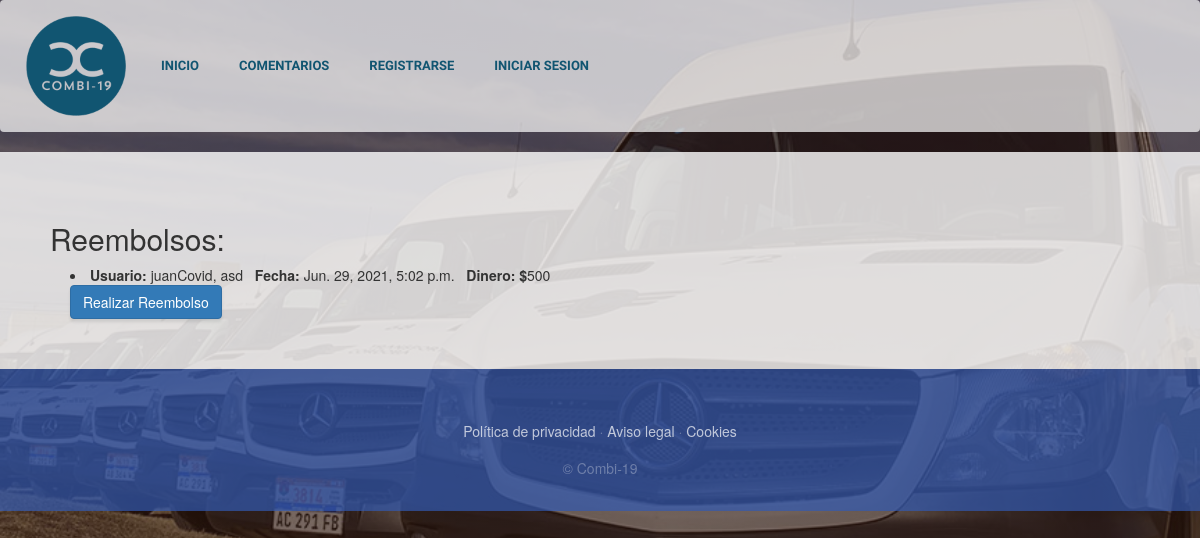
/Reembolsos/, run on the app's committed database.
### PaginaDePruebaApp/models.py (models this page shows)
class Reembolso(models.Model):
    user=models.ForeignKey(User, on_delete=models.CASCADE)
    dinero=models.IntegerField()
    fecha=models.DateTimeField()
    realizado=models.BooleanField(default=False)

class User(AbstractUser):
    username=None
    email=models.EmailField(_('email address'), unique=True)
    USERNAME_FIELD='email'
    REQUIRED_FIELDS = []
    objects=CustomUserManager()
    esCliente=models.BooleanField(default=False)
    esChofer=models.BooleanField(default=False)
    def __str__(self):
        return "{0}, {1}".format(self.first_name, self.last_name)
    class Meta:
        verbose_name="Usuario"
        verbose_name_plural="Usuarios"

### PaginaDePruebaApp/views.py (the view)
# urls.py: path('Reembolsos/', views.Reembolsos,name = "Reembolsos"),
def Reembolsos(request):
    reembolsos=Reembolso.objects.filter(realizado=False)
    reembolsos=reembolsos.order_by('fecha')
    return render(request,"PaginaDePruebaApp/reembolsos.html", {"reembolsos" : reembolsos})

### PaginaDePruebaApp/templates/PaginaDePruebaApp/reembolsos.html
{% extends "PaginaDePruebaApp/base.html" %}
{% load static %}
{% block content %}
{% if reembolsos %}
<div style="background-color: rgba(255, 255, 255,0.8); padding:50px">
    <h2>Reembolsos:</h2>
    {% for reembolso in reembolsos %}
        {% if not reembolso.realizado %}
        <li style="margin-left: 20px;">
            <b>Usuario: </b>{{reembolso.user}} &nbsp; <b>Fecha: </b>{{reembolso.fecha}} &nbsp; <b>Dinero: $</b>{{reembolso.dinero}}
        </li>
        <a href="{% url 'RealizarReembolso' reembolso.id %}" style="margin-left: 20px;" class="btn btn-primary"> Realizar Reembolso</a>
        {% endif %}
    {% endfor %}
</div>
{% else %}
    <h4 style="background-color: rgba(255, 255, 255,0.8); color:black; padding:50px">No tiene ningun reebolso para realizar</h4>
{% endif %}
{% endblock %}

### PaginaDePruebaApp/static/PaginaDePruebaApp/css/gestion.css (style rules this page uses)
body { font-family: 'Lora'; background: linear-gradient(rgba(47, 23, 15, 0.65), rgba(47, 23, 15, 0.65)), url("../img/fondo.jpg"); background-attachment: fixed; background-position: center; background-size: cover; }
h1, h2, h3, h4, h5, h6 { font-family: 'Raleway'; }
.btn { box-shadow: 0px 3px 3px 0px rgba(33, 37, 41, 0.1); }

### data on the page
Reembolso: user "juanCovid, asd", fecha "Jun. 29, 2021, 5:02 p.m.", dinero "500"
